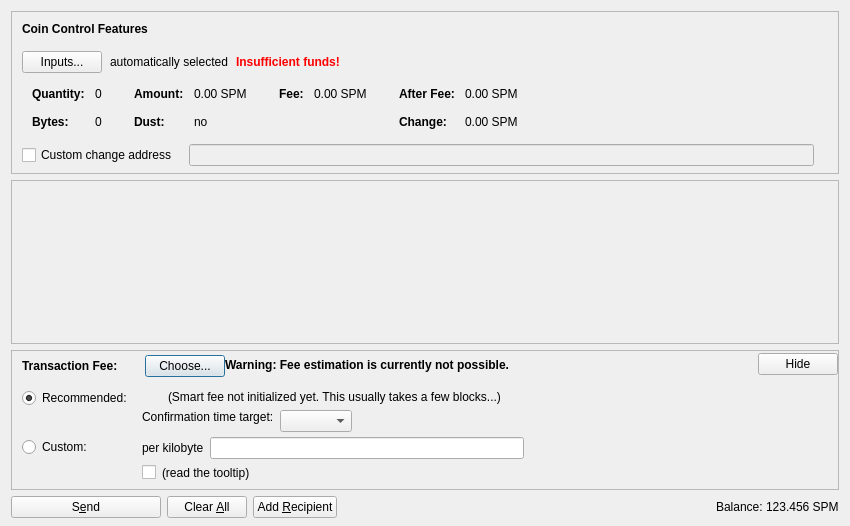
<?xml version="1.0" encoding="UTF-8"?>
<ui version="4.0">
 <class>SendCoinsDialog</class>
 <widget class="QDialog" name="SendCoinsDialog">
  <property name="geometry">
   <rect>
    <x>0</x>
    <y>0</y>
    <width>850</width>
    <height>526</height>
   </rect>
  </property>
  <property name="windowTitle">
   <string>Send Coins</string>
  </property>
  <layout class="QVBoxLayout" name="verticalLayout" stretch="0,1,0,0">
   <property name="bottomMargin">
    <number>8</number>
   </property>
   <item>
    <widget class="QFrame" name="frameCoinControl">
     <property name="sizePolicy">
      <sizepolicy hsizetype="Expanding" vsizetype="Expanding">
       <horstretch>0</horstretch>
       <verstretch>0</verstretch>
      </sizepolicy>
     </property>
     <property name="maximumSize">
      <size>
       <width>16777215</width>
       <height>16777215</height>
      </size>
     </property>
     <property name="frameShape">
      <enum>QFrame::StyledPanel</enum>
     </property>
     <property name="frameShadow">
      <enum>QFrame::Sunken</enum>
     </property>
     <layout class="QVBoxLayout" name="verticalLayoutCoinControl2">
      <property name="spacing">
       <number>0</number>
      </property>
      <property name="leftMargin">
       <number>0</number>
      </property>
      <property name="topMargin">
       <number>0</number>
      </property>
      <property name="rightMargin">
       <number>0</number>
      </property>
      <property name="bottomMargin">
       <number>6</number>
      </property>
      <item>
       <layout class="QVBoxLayout" name="verticalLayoutCoinControl" stretch="0,0,0,0,1">
        <property name="spacing">
         <number>0</number>
        </property>
        <property name="leftMargin">
         <number>10</number>
        </property>
        <property name="topMargin">
         <number>10</number>
        </property>
        <item>
         <layout class="QHBoxLayout" name="horizontalLayoutCoinControl1">
          <property name="bottomMargin">
           <number>15</number>
          </property>
          <item>
           <widget class="QLabel" name="labelCoinControlFeatures">
            <property name="sizePolicy">
             <sizepolicy hsizetype="Preferred" vsizetype="Maximum">
              <horstretch>0</horstretch>
              <verstretch>0</verstretch>
             </sizepolicy>
            </property>
            <property name="font">
             <font>
              <weight>75</weight>
              <bold>true</bold>
             </font>
            </property>
            <property name="styleSheet">
             <string notr="true">font-weight:bold;</string>
            </property>
            <property name="text">
             <string>Coin Control Features</string>
            </property>
           </widget>
          </item>
         </layout>
        </item>
        <item>
         <layout class="QHBoxLayout" name="horizontalLayoutCoinControl2" stretch="0,0,0,0">
          <property name="spacing">
           <number>8</number>
          </property>
          <property name="bottomMargin">
           <number>10</number>
          </property>
          <item>
           <widget class="QPushButton" name="pushButtonCoinControl">
            <property name="styleSheet">
             <string notr="true"/>
            </property>
            <property name="text">
             <string>Inputs...</string>
            </property>
            <property name="autoDefault">
             <bool>false</bool>
            </property>
           </widget>
          </item>
          <item>
           <widget class="QLabel" name="labelCoinControlAutomaticallySelected">
            <property name="text">
             <string>automatically selected</string>
            </property>
            <property name="margin">
             <number>5</number>
            </property>
           </widget>
          </item>
          <item>
           <widget class="QLabel" name="labelCoinControlInsuffFunds">
            <property name="font">
             <font>
              <weight>75</weight>
              <bold>true</bold>
             </font>
            </property>
            <property name="styleSheet">
             <string notr="true">color:red;font-weight:bold;</string>
            </property>
            <property name="text">
             <string>Insufficient funds!</string>
            </property>
            <property name="margin">
             <number>5</number>
            </property>
           </widget>
          </item>
          <item>
           <spacer name="horizontalSpacerCoinControl">
            <property name="orientation">
             <enum>Qt::Horizontal</enum>
            </property>
            <property name="sizeHint" stdset="0">
             <size>
              <width>40</width>
              <height>1</height>
             </size>
            </property>
           </spacer>
          </item>
         </layout>
        </item>
        <item>
         <widget class="QWidget" name="widgetCoinControl" native="true">
          <property name="sizePolicy">
           <sizepolicy hsizetype="Preferred" vsizetype="Preferred">
            <horstretch>0</horstretch>
            <verstretch>0</verstretch>
           </sizepolicy>
          </property>
          <property name="minimumSize">
           <size>
            <width>0</width>
            <height>0</height>
           </size>
          </property>
          <property name="styleSheet">
           <string notr="true"/>
          </property>
          <layout class="QHBoxLayout" name="horizontalLayoutCoinControl5">
           <property name="leftMargin">
            <number>0</number>
           </property>
           <property name="topMargin">
            <number>0</number>
           </property>
           <property name="rightMargin">
            <number>0</number>
           </property>
           <property name="bottomMargin">
            <number>0</number>
           </property>
           <item>
            <layout class="QHBoxLayout" name="horizontalLayoutCoinControl3" stretch="0,0,0,1">
             <property name="spacing">
              <number>20</number>
             </property>
             <property name="topMargin">
              <number>0</number>
             </property>
             <property name="bottomMargin">
              <number>10</number>
             </property>
             <item>
              <layout class="QFormLayout" name="formLayoutCoinControl1">
               <property name="horizontalSpacing">
                <number>10</number>
               </property>
               <property name="verticalSpacing">
                <number>14</number>
               </property>
               <property name="leftMargin">
                <number>10</number>
               </property>
               <property name="topMargin">
                <number>4</number>
               </property>
               <property name="rightMargin">
                <number>6</number>
               </property>
               <item row="0" column="0">
                <widget class="QLabel" name="labelCoinControlQuantityText">
                 <property name="font">
                  <font>
                   <weight>75</weight>
                   <bold>true</bold>
                  </font>
                 </property>
                 <property name="text">
                  <string>Quantity:</string>
                 </property>
                 <property name="margin">
                  <number>0</number>
                 </property>
                </widget>
               </item>
               <item row="0" column="1">
                <widget class="QLabel" name="labelCoinControlQuantity">
                 <property name="cursor">
                  <cursorShape>IBeamCursor</cursorShape>
                 </property>
                 <property name="contextMenuPolicy">
                  <enum>Qt::ActionsContextMenu</enum>
                 </property>
                 <property name="text">
                  <string notr="true">0</string>
                 </property>
                 <property name="margin">
                  <number>0</number>
                 </property>
                 <property name="textInteractionFlags">
                  <set>Qt::LinksAccessibleByMouse|Qt::TextSelectableByKeyboard|Qt::TextSelectableByMouse</set>
                 </property>
                </widget>
               </item>
               <item row="1" column="0">
                <widget class="QLabel" name="labelCoinControlBytesText">
                 <property name="font">
                  <font>
                   <weight>75</weight>
                   <bold>true</bold>
                  </font>
                 </property>
                 <property name="text">
                  <string>Bytes:</string>
                 </property>
                </widget>
               </item>
               <item row="1" column="1">
                <widget class="QLabel" name="labelCoinControlBytes">
                 <property name="cursor">
                  <cursorShape>IBeamCursor</cursorShape>
                 </property>
                 <property name="contextMenuPolicy">
                  <enum>Qt::ActionsContextMenu</enum>
                 </property>
                 <property name="text">
                  <string notr="true">0</string>
                 </property>
                 <property name="textInteractionFlags">
                  <set>Qt::LinksAccessibleByMouse|Qt::TextSelectableByKeyboard|Qt::TextSelectableByMouse</set>
                 </property>
                </widget>
               </item>
              </layout>
             </item>
             <item>
              <layout class="QFormLayout" name="formLayoutCoinControl2">
               <property name="horizontalSpacing">
                <number>10</number>
               </property>
               <property name="verticalSpacing">
                <number>14</number>
               </property>
               <property name="leftMargin">
                <number>6</number>
               </property>
               <property name="topMargin">
                <number>4</number>
               </property>
               <property name="rightMargin">
                <number>6</number>
               </property>
               <item row="0" column="0">
                <widget class="QLabel" name="labelCoinControlAmountText">
                 <property name="font">
                  <font>
                   <weight>75</weight>
                   <bold>true</bold>
                  </font>
                 </property>
                 <property name="text">
                  <string>Amount:</string>
                 </property>
                 <property name="margin">
                  <number>0</number>
                 </property>
                </widget>
               </item>
               <item row="0" column="1">
                <widget class="QLabel" name="labelCoinControlAmount">
                 <property name="cursor">
                  <cursorShape>IBeamCursor</cursorShape>
                 </property>
                 <property name="contextMenuPolicy">
                  <enum>Qt::ActionsContextMenu</enum>
                 </property>
                 <property name="text">
                  <string notr="true">0.00 SPM</string>
                 </property>
                 <property name="textInteractionFlags">
                  <set>Qt::LinksAccessibleByMouse|Qt::TextSelectableByKeyboard|Qt::TextSelectableByMouse</set>
                 </property>
                </widget>
               </item>
               <item row="1" column="0">
                <widget class="QLabel" name="labelCoinControlLowOutputText">
                 <property name="font">
                  <font>
                   <weight>75</weight>
                   <bold>true</bold>
                  </font>
                 </property>
                 <property name="text">
                  <string>Dust:</string>
                 </property>
                </widget>
               </item>
               <item row="1" column="1">
                <widget class="QLabel" name="labelCoinControlLowOutput">
                 <property name="cursor">
                  <cursorShape>IBeamCursor</cursorShape>
                 </property>
                 <property name="contextMenuPolicy">
                  <enum>Qt::ActionsContextMenu</enum>
                 </property>
                 <property name="text">
                  <string notr="true">no</string>
                 </property>
                 <property name="textInteractionFlags">
                  <set>Qt::LinksAccessibleByMouse|Qt::TextSelectableByKeyboard|Qt::TextSelectableByMouse</set>
                 </property>
                </widget>
               </item>
              </layout>
             </item>
             <item>
              <layout class="QFormLayout" name="formLayoutCoinControl3">
               <property name="horizontalSpacing">
                <number>10</number>
               </property>
               <property name="verticalSpacing">
                <number>14</number>
               </property>
               <property name="leftMargin">
                <number>6</number>
               </property>
               <property name="topMargin">
                <number>4</number>
               </property>
               <property name="rightMargin">
                <number>6</number>
               </property>
               <item row="0" column="0">
                <widget class="QLabel" name="labelCoinControlFeeText">
                 <property name="font">
                  <font>
                   <weight>75</weight>
                   <bold>true</bold>
                  </font>
                 </property>
                 <property name="text">
                  <string>Fee:</string>
                 </property>
                 <property name="margin">
                  <number>0</number>
                 </property>
                </widget>
               </item>
               <item row="0" column="1">
                <widget class="QLabel" name="labelCoinControlFee">
                 <property name="cursor">
                  <cursorShape>IBeamCursor</cursorShape>
                 </property>
                 <property name="contextMenuPolicy">
                  <enum>Qt::ActionsContextMenu</enum>
                 </property>
                 <property name="text">
                  <string notr="true">0.00 SPM</string>
                 </property>
                 <property name="textInteractionFlags">
                  <set>Qt::LinksAccessibleByMouse|Qt::TextSelectableByKeyboard|Qt::TextSelectableByMouse</set>
                 </property>
                </widget>
               </item>
              </layout>
             </item>
             <item>
              <layout class="QFormLayout" name="formLayoutCoinControl4">
               <property name="horizontalSpacing">
                <number>10</number>
               </property>
               <property name="verticalSpacing">
                <number>14</number>
               </property>
               <property name="leftMargin">
                <number>6</number>
               </property>
               <property name="topMargin">
                <number>4</number>
               </property>
               <property name="rightMargin">
                <number>6</number>
               </property>
               <item row="0" column="0">
                <widget class="QLabel" name="labelCoinControlAfterFeeText">
                 <property name="font">
                  <font>
                   <weight>75</weight>
                   <bold>true</bold>
                  </font>
                 </property>
                 <property name="text">
                  <string>After Fee:</string>
                 </property>
                 <property name="margin">
                  <number>0</number>
                 </property>
                </widget>
               </item>
               <item row="0" column="1">
                <widget class="QLabel" name="labelCoinControlAfterFee">
                 <property name="cursor">
                  <cursorShape>IBeamCursor</cursorShape>
                 </property>
                 <property name="contextMenuPolicy">
                  <enum>Qt::ActionsContextMenu</enum>
                 </property>
                 <property name="text">
                  <string notr="true">0.00 SPM</string>
                 </property>
                 <property name="textInteractionFlags">
                  <set>Qt::LinksAccessibleByMouse|Qt::TextSelectableByKeyboard|Qt::TextSelectableByMouse</set>
                 </property>
                </widget>
               </item>
               <item row="1" column="0">
                <widget class="QLabel" name="labelCoinControlChangeText">
                 <property name="font">
                  <font>
                   <weight>75</weight>
                   <bold>true</bold>
                  </font>
                 </property>
                 <property name="text">
                  <string>Change:</string>
                 </property>
                </widget>
               </item>
               <item row="1" column="1">
                <widget class="QLabel" name="labelCoinControlChange">
                 <property name="cursor">
                  <cursorShape>IBeamCursor</cursorShape>
                 </property>
                 <property name="contextMenuPolicy">
                  <enum>Qt::ActionsContextMenu</enum>
                 </property>
                 <property name="text">
                  <string notr="true">0.00 SPM</string>
                 </property>
                 <property name="textInteractionFlags">
                  <set>Qt::LinksAccessibleByMouse|Qt::TextSelectableByKeyboard|Qt::TextSelectableByMouse</set>
                 </property>
                </widget>
               </item>
              </layout>
             </item>
            </layout>
           </item>
          </layout>
         </widget>
        </item>
        <item>
         <layout class="QHBoxLayout" name="horizontalLayoutCoinControl4" stretch="0,0,0">
          <property name="spacing">
           <number>12</number>
          </property>
          <property name="sizeConstraint">
           <enum>QLayout::SetDefaultConstraint</enum>
          </property>
          <property name="topMargin">
           <number>5</number>
          </property>
          <property name="rightMargin">
           <number>5</number>
          </property>
          <item>
           <widget class="QCheckBox" name="checkBoxCoinControlChange">
            <property name="toolTip">
             <string>If this is activated, but the change address is empty or invalid, change will be sent to a newly generated address.</string>
            </property>
            <property name="text">
             <string>Custom change address</string>
            </property>
           </widget>
          </item>
          <item>
           <widget class="QValidatedLineEdit" name="lineEditCoinControlChange">
            <property name="enabled">
             <bool>false</bool>
            </property>
            <property name="sizePolicy">
             <sizepolicy hsizetype="Expanding" vsizetype="Fixed">
              <horstretch>0</horstretch>
              <verstretch>0</verstretch>
             </sizepolicy>
            </property>
           </widget>
          </item>
          <item>
           <widget class="QLabel" name="labelCoinControlChangeLabel">
            <property name="sizePolicy">
             <sizepolicy hsizetype="Preferred" vsizetype="Expanding">
              <horstretch>0</horstretch>
              <verstretch>0</verstretch>
             </sizepolicy>
            </property>
            <property name="minimumSize">
             <size>
              <width>0</width>
              <height>0</height>
             </size>
            </property>
            <property name="text">
             <string/>
            </property>
            <property name="margin">
             <number>3</number>
            </property>
           </widget>
          </item>
         </layout>
        </item>
        <item>
         <spacer name="verticalSpacerCoinControl">
          <property name="orientation">
           <enum>Qt::Vertical</enum>
          </property>
          <property name="sizeHint" stdset="0">
           <size>
            <width>800</width>
            <height>1</height>
           </size>
          </property>
         </spacer>
        </item>
       </layout>
      </item>
     </layout>
    </widget>
   </item>
   <item>
    <widget class="QScrollArea" name="scrollArea">
     <property name="widgetResizable">
      <bool>true</bool>
     </property>
     <widget class="QWidget" name="scrollAreaWidgetContents">
      <property name="geometry">
       <rect>
        <x>0</x>
        <y>0</y>
        <width>830</width>
        <height>104</height>
       </rect>
      </property>
      <layout class="QVBoxLayout" name="verticalLayout_2" stretch="0,1">
       <property name="leftMargin">
        <number>0</number>
       </property>
       <property name="topMargin">
        <number>0</number>
       </property>
       <property name="rightMargin">
        <number>0</number>
       </property>
       <property name="bottomMargin">
        <number>0</number>
       </property>
       <item>
        <layout class="QVBoxLayout" name="entries">
         <property name="spacing">
          <number>6</number>
         </property>
        </layout>
       </item>
       <item>
        <spacer name="verticalSpacer">
         <property name="orientation">
          <enum>Qt::Vertical</enum>
         </property>
         <property name="sizeHint" stdset="0">
          <size>
           <width>20</width>
           <height>40</height>
          </size>
         </property>
        </spacer>
       </item>
      </layout>
     </widget>
    </widget>
   </item>
   <item>
    <widget class="QFrame" name="frameFee">
     <property name="sizePolicy">
      <sizepolicy hsizetype="Expanding" vsizetype="Expanding">
       <horstretch>0</horstretch>
       <verstretch>0</verstretch>
      </sizepolicy>
     </property>
     <property name="maximumSize">
      <size>
       <width>16777215</width>
       <height>16777215</height>
      </size>
     </property>
     <property name="frameShape">
      <enum>QFrame::StyledPanel</enum>
     </property>
     <property name="frameShadow">
      <enum>QFrame::Sunken</enum>
     </property>
     <layout class="QVBoxLayout" name="verticalLayoutFee1">
      <property name="spacing">
       <number>0</number>
      </property>
      <property name="leftMargin">
       <number>0</number>
      </property>
      <property name="topMargin">
       <number>0</number>
      </property>
      <property name="rightMargin">
       <number>0</number>
      </property>
      <property name="bottomMargin">
       <number>0</number>
      </property>
      <item>
       <layout class="QVBoxLayout" name="verticalLayoutFee2" stretch="0,0,0">
        <property name="spacing">
         <number>0</number>
        </property>
        <property name="leftMargin">
         <number>10</number>
        </property>
        <property name="topMargin">
         <number>0</number>
        </property>
        <item>
         <layout class="QHBoxLayout" name="horizontalLayoutFee1">
          <property name="bottomMargin">
           <number>0</number>
          </property>
          <item>
           <layout class="QVBoxLayout" name="verticalLayoutFee7">
            <property name="spacing">
             <number>0</number>
            </property>
            <item>
             <spacer name="verticalSpacerSmartFee">
              <property name="orientation">
               <enum>Qt::Vertical</enum>
              </property>
              <property name="sizeType">
               <enum>QSizePolicy::Fixed</enum>
              </property>
              <property name="sizeHint" stdset="0">
               <size>
                <width>1</width>
                <height>4</height>
               </size>
              </property>
             </spacer>
            </item>
            <item>
             <layout class="QHBoxLayout" name="horizontalLayoutSmartFee">
              <property name="spacing">
               <number>10</number>
              </property>
              <item>
               <widget class="QLabel" name="labelFeeHeadline">
                <property name="sizePolicy">
                 <sizepolicy hsizetype="Preferred" vsizetype="Maximum">
                  <horstretch>0</horstretch>
                  <verstretch>0</verstretch>
                 </sizepolicy>
                </property>
                <property name="font">
                 <font>
                  <weight>75</weight>
                  <bold>true</bold>
                 </font>
                </property>
                <property name="styleSheet">
                 <string notr="true">font-weight:bold;</string>
                </property>
                <property name="text">
                 <string>Transaction Fee:</string>
                </property>
               </widget>
              </item>
              <item>
               <widget class="QLabel" name="labelFeeMinimized">
                <property name="text">
                 <string/>
                </property>
               </widget>
              </item>
              <item>
               <widget class="QPushButton" name="buttonChooseFee">
                <property name="text">
                 <string>Choose...</string>
                </property>
               </widget>
              </item>
             </layout>
            </item>
            <item>
             <spacer name="verticalSpacer_5">
              <property name="orientation">
               <enum>Qt::Vertical</enum>
              </property>
              <property name="sizeHint" stdset="0">
               <size>
                <width>1</width>
                <height>1</height>
               </size>
              </property>
             </spacer>
            </item>
           </layout>
          </item>
          <item>
           <widget class="QLabel" name="fallbackFeeWarningLabel">
            <property name="toolTip">
             <string>Using the fallbackfee can result in sending a transaction that will take several hours or days (or never) to confirm. Consider choosing your fee manually or wait until you have validated the complete chain.</string>
            </property>
            <property name="font">
            <font>
                <weight>75</weight>
                <bold>true</bold>
            </font>
            </property>
            <property name="text">
             <string>Warning: Fee estimation is currently not possible.</string>
            </property>
            <property name="wordWrap">
             <bool>false</bool>
            </property>
           </widget>
          </item>
          <item>
           <spacer name="horizontalSpacer_4">
            <property name="orientation">
             <enum>Qt::Horizontal</enum>
            </property>
            <property name="sizeType">
             <enum>QSizePolicy::MinimumExpanding</enum>
            </property>
            <property name="sizeHint" stdset="0">
             <size>
              <width>40</width>
              <height>20</height>
             </size>
            </property>
           </spacer>
          </item>
          <item>
           <widget class="QPushButton" name="buttonMinimizeFee">
            <property name="toolTip">
             <string>collapse fee-settings</string>
            </property>
            <property name="text">
             <string>Hide</string>
            </property>
           </widget>
          </item>
         </layout>
        </item>
        <item>
         <widget class="QFrame" name="frameFeeSelection">
          <layout class="QVBoxLayout" name="verticalLayoutFee12">
           <property name="spacing">
            <number>0</number>
           </property>
           <property name="leftMargin">
            <number>0</number>
           </property>
           <property name="topMargin">
            <number>0</number>
           </property>
           <property name="rightMargin">
            <number>0</number>
           </property>
           <property name="bottomMargin">
            <number>0</number>
           </property>
           <item>
            <layout class="QGridLayout" name="gridLayoutFee">
             <property name="topMargin">
              <number>10</number>
             </property>
             <property name="bottomMargin">
              <number>4</number>
             </property>
             <property name="horizontalSpacing">
              <number>10</number>
             </property>
             <property name="verticalSpacing">
              <number>4</number>
             </property>
             <item row="1" column="1">
              <layout class="QVBoxLayout" name="verticalLayoutFee8">
               <property name="spacing">
                <number>6</number>
               </property>
               <item>
                <layout class="QHBoxLayout" name="horizontalLayoutFee13">
                 <item>
                  <widget class="QLabel" name="labelCustomPerKilobyte">
                   <property name="toolTip">
                    <string>If the custom fee is set to 1000 satoshis and the transaction is only 250 bytes, then &quot;per kilobyte&quot; only pays 250 satoshis in fee, while &quot;total at least&quot; pays 1000 satoshis. For transactions bigger than a kilobyte both pay by kilobyte.</string>
                   </property>
                   <property name="text">
                    <string>per kilobyte</string>
                   </property>
                  </widget>
                 </item>
                 <item>
                  <widget class="BitcoinAmountField" name="customFee"/>
                 </item>
                 <item>
                  <spacer name="horizontalSpacer_6">
                   <property name="orientation">
                    <enum>Qt::Horizontal</enum>
                   </property>
                   <property name="sizeHint" stdset="0">
                    <size>
                     <width>1</width>
                     <height>1</height>
                    </size>
                   </property>
                  </spacer>
                 </item>
                </layout>
               </item>
               <item>
                <layout class="QHBoxLayout" name="horizontalLayoutFee8">
                 <item>
                  <widget class="QCheckBox" name="checkBoxMinimumFee">
                   <property name="toolTip">
                    <string>Paying only the minimum fee is just fine as long as there is less transaction volume than space in the blocks. But be aware that this can end up in a never confirming transaction once there is more demand for supermario transactions than the network can process.</string>
                   </property>
                   <property name="text">
                    <string/>
                   </property>
                  </widget>
                 </item>
                 <item>
                  <widget class="QLabel" name="labelMinFeeWarning">
                   <property name="enabled">
                    <bool>true</bool>
                   </property>
                   <property name="toolTip">
                    <string>Paying only the minimum fee is just fine as long as there is less transaction volume than space in the blocks. But be aware that this can end up in a never confirming transaction once there is more demand for supermario transactions than the network can process.</string>
                   </property>
                   <property name="text">
                    <string>(read the tooltip)</string>
                   </property>
                   <property name="margin">
                    <number>5</number>
                   </property>
                  </widget>
                 </item>
                 <item>
                  <spacer name="horizontalSpacer_2">
                   <property name="orientation">
                    <enum>Qt::Horizontal</enum>
                   </property>
                   <property name="sizeHint" stdset="0">
                    <size>
                     <width>1</width>
                     <height>1</height>
                    </size>
                   </property>
                  </spacer>
                 </item>
                </layout>
               </item>
              </layout>
             </item>
             <item row="0" column="0">
              <layout class="QVBoxLayout" name="verticalLayoutFee4" stretch="0,1">
               <item>
                <widget class="QRadioButton" name="radioSmartFee">
                 <property name="text">
                  <string>Recommended:</string>
                 </property>
                 <property name="checked">
                  <bool>true</bool>
                 </property>
                 <attribute name="buttonGroup">
                  <string notr="true">groupFee</string>
                 </attribute>
                </widget>
               </item>
               <item>
                <spacer name="verticalSpacer_2">
                 <property name="orientation">
                  <enum>Qt::Vertical</enum>
                 </property>
                 <property name="sizeHint" stdset="0">
                  <size>
                   <width>1</width>
                   <height>1</height>
                  </size>
                 </property>
                </spacer>
               </item>
              </layout>
             </item>
             <item row="1" column="0">
              <layout class="QVBoxLayout" name="verticalLayoutFee9" stretch="0,1">
               <item>
                <widget class="QRadioButton" name="radioCustomFee">
                 <property name="text">
                  <string>Custom:</string>
                 </property>
                 <attribute name="buttonGroup">
                  <string notr="true">groupFee</string>
                 </attribute>
                </widget>
               </item>
               <item>
                <spacer name="verticalSpacer_6">
                 <property name="orientation">
                  <enum>Qt::Vertical</enum>
                 </property>
                 <property name="sizeHint" stdset="0">
                  <size>
                   <width>1</width>
                   <height>1</height>
                  </size>
                 </property>
                </spacer>
               </item>
              </layout>
             </item>
             <item row="0" column="1">
              <layout class="QVBoxLayout" name="verticalLayoutFee3" stretch="0,0,1">
               <property name="spacing">
                <number>6</number>
               </property>
               <property name="topMargin">
                <number>2</number>
               </property>
               <item>
                <layout class="QHBoxLayout" name="horizontalLayoutFee12">
                 <item>
                  <widget class="QLabel" name="labelSmartFee">
                   <property name="text">
                    <string/>
                   </property>
                   <property name="margin">
                    <number>2</number>
                   </property>
                  </widget>
                 </item>
                 <item>
                  <widget class="QLabel" name="labelFeeEstimation">
                   <property name="text">
                    <string/>
                   </property>
                  </widget>
                 </item>
                 <item>
                  <widget class="QLabel" name="labelSmartFee2">
                   <property name="text">
                    <string>(Smart fee not initialized yet. This usually takes a few blocks...)</string>
                   </property>
                   <property name="margin">
                    <number>2</number>
                   </property>
                  </widget>
                 </item>
                 <item>
                  <spacer name="horizontalSpacer_5">
                   <property name="orientation">
                    <enum>Qt::Horizontal</enum>
                   </property>
                   <property name="sizeHint" stdset="0">
                    <size>
                     <width>1</width>
                     <height>1</height>
                    </size>
                   </property>
                  </spacer>
                 </item>
                </layout>
               </item>
               <item>
                <layout class="QHBoxLayout" name="horizontalLayoutFee9">
                 <item>
                  <layout class="QVBoxLayout" name="verticalLayoutFee6">
                   <item>
                    <widget class="QLabel" name="labelSmartFee3">
                     <property name="text">
                      <string>Confirmation time target:</string>
                     </property>
                     <property name="margin">
                      <number>2</number>
                     </property>
                    </widget>
                   </item>
                   <item>
                    <spacer name="verticalSpacer_3">
                     <property name="orientation">
                      <enum>Qt::Vertical</enum>
                     </property>
                     <property name="sizeHint" stdset="0">
                      <size>
                       <width>1</width>
                       <height>1</height>
                      </size>
                     </property>
                    </spacer>
                   </item>
                  </layout>
                 </item>
                 <item>
                  <layout class="QVBoxLayout" name="verticalLayoutFee5">
                   <property name="rightMargin">
                    <number>30</number>
                   </property>
                   <item>
                    <layout class="QHBoxLayout" name="horizontalLayoutConfTarget">
                     <property name="bottomMargin">
                      <number>0</number>
                     </property>
                     <item>
                      <widget class="QComboBox" name="confTargetSelector"/>
                     </item>
                     <item>
                      <spacer name="horizontalSpacerConfTarget">
                       <property name="orientation">
                        <enum>Qt::Horizontal</enum>
                       </property>
                       <property name="sizeHint" stdset="0">
                        <size>
                         <width>40</width>
                         <height>20</height>
                        </size>
                       </property>
                      </spacer>
                     </item>
                    </layout>
                   </item>
                  </layout>
                 </item>
                </layout>
               </item>
               <item>
                <spacer name="verticalSpacer_4">
                 <property name="orientation">
                  <enum>Qt::Vertical</enum>
                 </property>
                 <property name="sizeHint" stdset="0">
                  <size>
                   <width>1</width>
                   <height>1</height>
                  </size>
                 </property>
                </spacer>
               </item>
              </layout>
             </item>
            </layout>
           </item>
          </layout>
         </widget>
        </item>
        <item>
         <spacer name="verticalSpacerFee">
          <property name="orientation">
           <enum>Qt::Vertical</enum>
          </property>
          <property name="sizeHint" stdset="0">
           <size>
            <width>40</width>
            <height>5</height>
           </size>
          </property>
         </spacer>
        </item>
       </layout>
      </item>
     </layout>
    </widget>
   </item>
   <item>
    <layout class="QHBoxLayout" name="horizontalLayout">
     <item>
      <widget class="QPushButton" name="sendButton">
       <property name="minimumSize">
        <size>
         <width>150</width>
         <height>0</height>
        </size>
       </property>
       <property name="toolTip">
        <string>Confirm the send action</string>
       </property>
       <property name="text">
        <string>S&amp;end</string>
       </property>
       <property name="icon">
        <iconset resource="../bitcoin.qrc">
         <normaloff>:/icons/send</normaloff>:/icons/send</iconset>
       </property>
       <property name="autoDefault">
        <bool>false</bool>
       </property>
       <property name="default">
        <bool>false</bool>
       </property>
      </widget>
     </item>
     <item>
      <widget class="QPushButton" name="clearButton">
       <property name="sizePolicy">
        <sizepolicy hsizetype="Minimum" vsizetype="Fixed">
         <horstretch>0</horstretch>
         <verstretch>0</verstretch>
        </sizepolicy>
       </property>
       <property name="toolTip">
        <string>Clear all fields of the form.</string>
       </property>
       <property name="text">
        <string>Clear &amp;All</string>
       </property>
       <property name="icon">
        <iconset resource="../bitcoin.qrc">
         <normaloff>:/icons/remove</normaloff>:/icons/remove</iconset>
       </property>
       <property name="autoDefault">
        <bool>false</bool>
       </property>
      </widget>
     </item>
     <item>
      <widget class="QPushButton" name="addButton">
       <property name="toolTip">
        <string>Send to multiple recipients at once</string>
       </property>
       <property name="text">
        <string>Add &amp;Recipient</string>
       </property>
       <property name="icon">
        <iconset resource="../bitcoin.qrc">
         <normaloff>:/icons/add</normaloff>:/icons/add</iconset>
       </property>
       <property name="autoDefault">
        <bool>false</bool>
       </property>
      </widget>
     </item>
     <item>
      <spacer name="horizontalSpacer">
       <property name="orientation">
        <enum>Qt::Horizontal</enum>
       </property>
       <property name="sizeHint" stdset="0">
        <size>
         <width>40</width>
         <height>20</height>
        </size>
       </property>
      </spacer>
     </item>
     <item>
      <layout class="QHBoxLayout" name="horizontalLayout_2">
       <property name="spacing">
        <number>3</number>
       </property>
       <item>
        <widget class="QLabel" name="label">
         <property name="sizePolicy">
          <sizepolicy hsizetype="Preferred" vsizetype="Fixed">
           <horstretch>0</horstretch>
           <verstretch>0</verstretch>
          </sizepolicy>
         </property>
         <property name="text">
          <string>Balance:</string>
         </property>
        </widget>
       </item>
       <item>
        <widget class="QLabel" name="labelBalance">
         <property name="sizePolicy">
          <sizepolicy hsizetype="Preferred" vsizetype="Fixed">
           <horstretch>0</horstretch>
           <verstretch>0</verstretch>
          </sizepolicy>
         </property>
         <property name="cursor">
          <cursorShape>IBeamCursor</cursorShape>
         </property>
         <property name="text">
          <string notr="true">123.456 SPM</string>
         </property>
         <property name="textInteractionFlags">
          <set>Qt::LinksAccessibleByMouse|Qt::TextSelectableByKeyboard|Qt::TextSelectableByMouse</set>
         </property>
        </widget>
       </item>
      </layout>
     </item>
    </layout>
   </item>
  </layout>
 </widget>
 <customwidgets>
  <customwidget>
   <class>QValidatedLineEdit</class>
   <extends>QLineEdit</extends>
   <header>qvalidatedlineedit.h</header>
  </customwidget>
  <customwidget>
   <class>BitcoinAmountField</class>
   <extends>QLineEdit</extends>
   <header>bitcoinamountfield.h</header>
   <container>1</container>
  </customwidget>
 </customwidgets>
 <resources>
  <include location="../bitcoin.qrc"/>
 </resources>
 <connections/>
 <buttongroups>
  <buttongroup name="groupFee"/>
 </buttongroups>
</ui>
